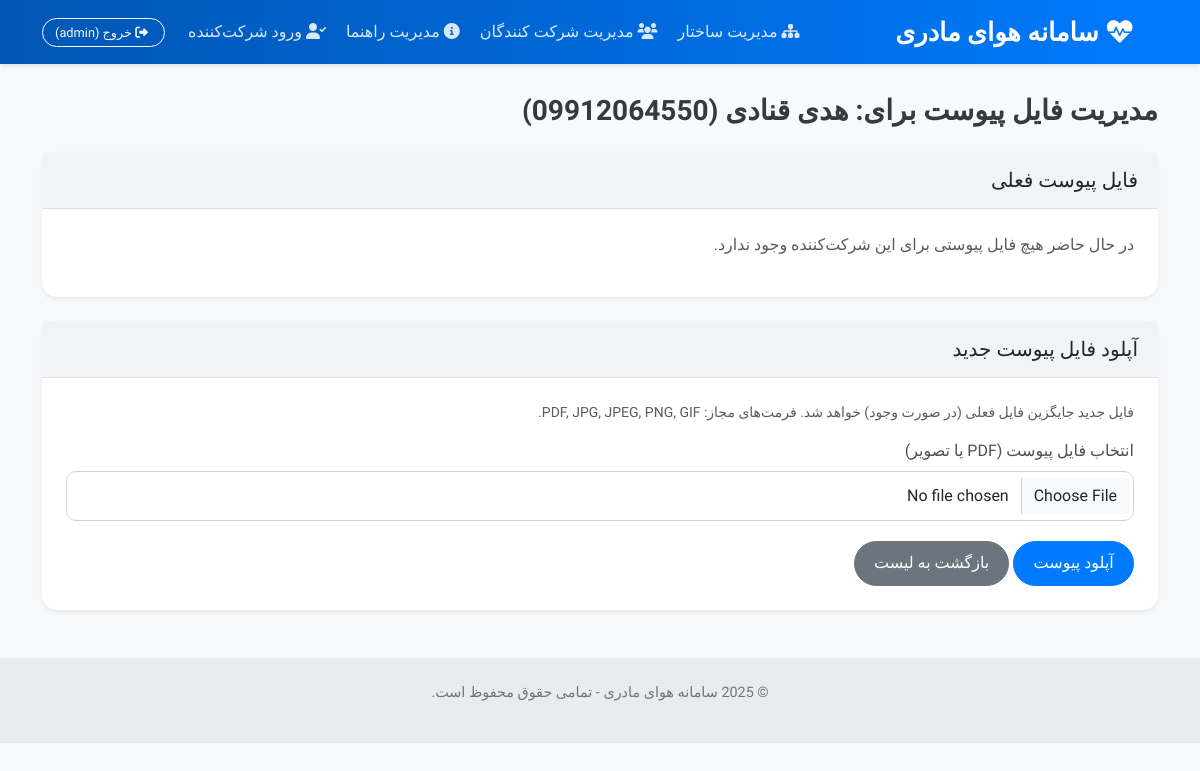
The page /participants/manage-attachment/09912064550 (signed in) on the database its author committed.
### app/models.py (models this page shows, shortened)
class User(UserMixin, db.Model):
    id = db.Column(db.Integer, primary_key=True)
    username = db.Column(db.String(80), unique=True, nullable=False)
    password_hash = db.Column(db.String(256))

class Participant(db.Model):
    phone = db.Column(db.String(15), primary_key=True)
    name = db.Column(db.String(100), nullable=False)
    scores = db.relationship('Score', backref='participant', lazy='dynamic', cascade="all, delete-orphan")
    created_at = db.Column(db.DateTime, default=datetime.utcnow)
    attachment_filename = db.Column(db.String(255), nullable=True) # Store only the filename

### app/routes/participants.py (the view, shortened to what this page needs)
@participants_bp.route('/manage-attachment/<string:phone>', methods=['GET', 'POST'])
@login_required
def manage_attachment(phone):
    participant = Participant.query.get_or_404(phone)
    form = AttachmentForm()
    return render_template('participants/manage_attachment.html', participant=participant, form=form)

### app/forms.py
class AttachmentForm(FlaskForm):
    attachment = FileField('انتخاب فایل پیوست (PDF یا تصویر)', validators=[
        FileRequired(message="انتخاب فایل الزامی است."),
        FileAllowed(['jpg', 'jpeg', 'png', 'gif', 'pdf'], 'فقط فایل‌های تصویری (jpg, png, gif) یا PDF مجاز هستند!')
    ])
    submit = SubmitField('آپلود پیوست')

### app/__init__.py (called while the page is built)
@login_manager.user_loader
def load_user(user_id):
    return User.query.get(int(user_id))

@app.context_processor
def inject_view_mode():
    from flask import g
    return dict(is_participant_view=getattr(g, 'is_participant_view', False))

@app.before_request
def set_participant_view_flag():
    from flask import request, g
    if not hasattr(g, 'is_participant_view'):
         g.is_participant_view = False
    if request.endpoint == 'results.participant_summary':
        view_mode = request.args.get('view_mode', 'admin')
        g.is_participant_view = (view_mode == 'participant')

### templates/participants/manage_attachment.html (shortened to what this page needs)
{% extends "base.html" %}
{% block content %}
<h2 class="section-title mb-4">مدیریت فایل پیوست برای: {{ participant.name }} ({{ participant.phone }})</h2>
<div class="card shadow-sm mb-4">
    <div class="card-header">
        <h5 class="mb-0">فایل پیوست فعلی</h5>
    </div>
    <div class="card-body">
        {% if participant.attachment_filename %}
            <p>فایل فعلی:
                <a href="{{ url_for('participants.view_attachment', filename=participant.attachment_filename) }}" target="_blank">
                    {{ participant.attachment_filename }}
                </a>
            </p>
            <form action="{{ url_for('participants.delete_attachment', phone=participant.phone) }}" method="POST" class="d-inline" onsubmit="return confirm('آیا از حذف این فایل پیوست مطمئن هستید؟');">
                <input type="hidden" name="csrf_token" value="{{ csrf_token() }}"/>
                <button type="submit" class="btn btn-danger btn-sm">
                    <i class="fas fa-trash-alt me-1"></i> حذف فایل فعلی
                </button>
            </form>
        {% else %}
            <p class="text-muted">در حال حاضر هیچ فایل پیوستی برای این شرکت‌کننده وجود ندارد.</p>
        {% endif %}
    </div>
</div>
<div class="card shadow-sm">
    <div class="card-header">
         <h5 class="mb-0">آپلود فایل پیوست جدید</h5>
    </div>
    <div class="card-body">
        <p class="text-muted small">فایل جدید جایگزین فایل فعلی (در صورت وجود) خواهد شد. فرمت‌های مجاز: PDF, JPG, JPEG, PNG, GIF.</p>
        <form method="POST" enctype="multipart/form-data" action="{{ url_for('participants.manage_attachment', phone=participant.phone) }}">
            <div class="mb-3">
                {{ form.attachment.label(class="form-label") }}
                {{ form.attachment(class="form-control" + (" is-invalid" if form.attachment.errors else "")) }}
            </div>
            {{ form.submit(class="btn btn-primary") }}
            <a href="{{ url_for('participants.list_participants') }}" class="btn btn-secondary ms-2">بازگشت به لیست</a>
        </form>
    </div>
</div>
{% endblock %}

### templates/base.html (shortened to what this page needs)
<!DOCTYPE html>
<html dir="rtl" lang="fa">
<head>
    <link href="https://cdn.jsdelivr.net/npm/bootstrap@5.3.0-alpha1/dist/css/bootstrap.min.css" rel="stylesheet">
    <link rel="stylesheet" href="https://cdnjs.cloudflare.com/ajax/libs/font-awesome/6.0.0/css/all.min.css">
</head>
<body>
    <nav class="navbar navbar-expand-lg navbar-dark fixed-top">
        <div class="container">
            <a class="navbar-brand" href="{{ url_for('main.index') if not request.endpoint.startswith('participant_view.') and not is_participant_view else '#' }}">
                 <i class="fas fa-heartbeat me-2"></i> سامانه هوای مادری
            </a>
            {% if not request.endpoint.startswith('participant_view.') and not is_participant_view and current_user.is_authenticated %}
            <div class="collapse navbar-collapse justify-content-end" id="navbarNav">
                <ul class="navbar-nav align-items-center">
                    <li class="nav-item">
                        <a class="nav-link {% if request.endpoint == 'admin.manage_hierarchy' %}active{% endif %}"
                           href="{{ url_for('admin.manage_hierarchy') }}">
                           <i class="fas fa-sitemap me-1"></i> مدیریت ساختار
                        </a>
                    </li>
                    <li class="nav-item">
                        <a class="nav-link {% if request.endpoint == 'participants.list_participants' %}active{% endif %}"
                           href="{{ url_for('participants.list_participants') }}">
                           <i class="fas fa-users me-1"></i> مدیریت شرکت کنندگان
                        </a>
                    </li>
                     <li class="nav-item">
                        <a class="nav-link {% if request.endpoint == 'admin.manage_help' %}active{% endif %}"
                           href="{{ url_for('admin.manage_help') }}">
                           <i class="fas fa-info-circle me-1"></i> مدیریت راهنما
                        </a>
                    </li>
                     <li class="nav-item">
                        <a class="nav-link" href="{{ url_for('participant_view.my_results_login') }}" target="_blank">
                           <i class="fas fa-user-check me-1"></i> ورود شرکت‌کننده
                        </a>
                    </li>
                    <li class="nav-item logout-item">
                         <a href="{{ url_for('auth.logout') }}" class="btn btn-outline-light btn-sm">
                             <i class="fas fa-sign-out-alt me-1"></i> خروج ({{ current_user.username }})
                         </a>
                    </li>
                </ul>
            </div>
            {% endif %}
        </div>
    </nav>
    <div class="container mt-4">
        {% block content %}{% endblock %}
    </div>
    {% if not request.endpoint.startswith(('auth.', 'participant_view.')) and not is_participant_view %}
    <footer class="footer mt-5">
        <div class="container">
            <p>&copy; {% block year %}2025{% endblock %} سامانه هوای مادری - تمامی حقوق محفوظ است.</p>
        </div>
    </footer>
    {% endif %}
</body>
</html>

### templates/base.html (style rules this page uses)
body { font-family: 'Vazirmatn', sans-serif; background-color: #f8f9fa; padding-top: 70px; direction: rtl; }
.navbar { background: linear-gradient(to right, #0056b3, #007bff); box-shadow: 0 2px 4px rgba(0,0,0,0.1); }
.navbar-brand { font-size: 1.6rem; font-weight: 700; color: #fff !important; }
.navbar-nav .nav-link { color: rgba(255, 255, 255, 0.85) !important; padding: 0.5rem 1rem; transition: color 0.2s ease; font-weight: 500; }
.navbar-nav .nav-item.logout-item { margin-right: 15px; }
.section-title { font-size: 1.75rem; font-weight: 600; margin-bottom: 1.5rem; color: #343a40; }
.card { border: none; border-radius: 15px; margin-bottom: 1.5rem; transition: transform 0.3s ease, box-shadow 0.3s ease; background-color: #fff; }
.card-header { background-color: #f1f3f5; border-bottom: 1px solid #dee2e6; font-weight: 600; border-top-left-radius: 15px; border-top-right-radius: 15px; padding: 1rem 1.25rem; }
.card-body { padding: 1.5rem; }
.footer { background-color: #e9ecef; padding: 1.5rem 0; text-align: center; color: #6c757d; margin-top: 3rem; font-size: 0.9rem; }
.btn { border-radius: 50px; padding: 0.6rem 1.2rem; font-weight: 500; transition: background-color 0.2s ease, box-shadow 0.2s ease; }
.btn-primary { background-color: #007bff; border-color: #007bff; }
.btn-sm { padding: 0.25rem 0.75rem; font-size: 0.8rem; border-radius: 30px; }
.form-label { font-weight: 500; margin-bottom: 0.5rem; color: #495057; }
.form-control, .form-select { border-radius: 10px; border: 1px solid #ced4da; padding: 0.75rem 1rem; transition: border-color 0.2s ease, box-shadow 0.2s ease; }
.form-group, .mb-3 { margin-bottom: 1.25rem !important; }

### rows shown on the page
User: username "admin"
Participant: name "هدی قنادی", phone "09912064550"
